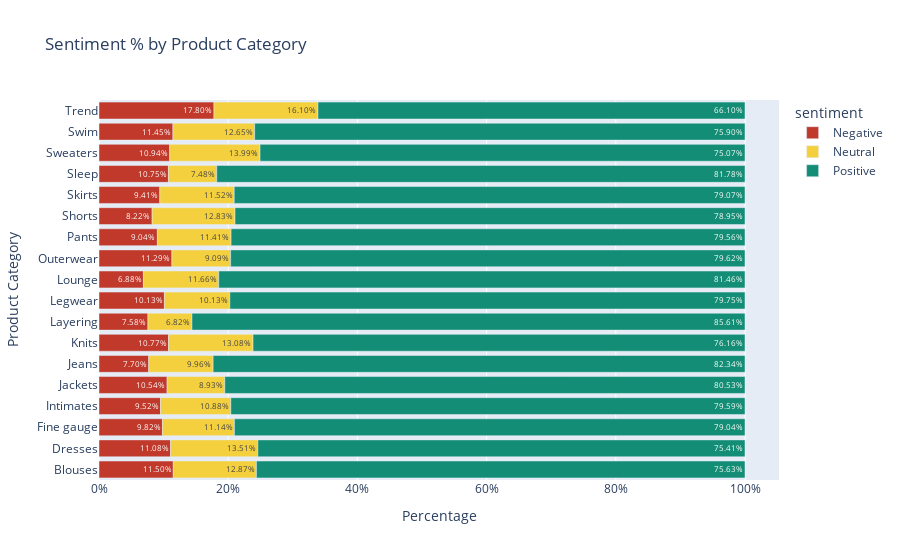

The notebook cell this image was saved under:
### Code cell
pivot_df = df_count_by_category_and_sentiment.pivot(
    index = 'product_category',
    columns = 'sentiment',
    values = 'count_reviews'
)

pivot_df /= pivot_df.sum(axis=1).values.reshape((-1, 1))
pivot_df.reset_index(inplace=True)
pivot_df = pivot_df.melt(
    value_vars = [-1, 0, 1], 
    value_name = 'percentage', 
    id_vars = 'product_category'
)


fig = px.bar(
    data_frame = pivot_df,
    x = 'percentage',
    y = 'product_category',
    color = 'sentiment', 
    orientation = 'h',
    text = 'percentage',
    height = 800, 
    color_discrete_sequence = ['#C0392B', '#F4D03F', '#138D75'],
    labels = {
        'product_category': 'Product Category',
        'percentage': 'Percentage'
    },
    title = 'Sentiment % by Product Category'
)
rename_dict = {
    -1: 'Negative',
    0: 'Neutral',
    1: 'Positive'
}
fig.update_traces(texttemplate = '%{text:.2%}')
fig.update_layout(xaxis_tickformat = '.0%')
fig.for_each_trace(
    lambda t: t.update(
        name = rename_dict[int(t.name)],
        legendgroup = rename_dict[int(t.name)],
        hovertemplate = t.hovertemplate.replace(t.name, rename_dict[int(t.name)])
    )
)

### Figure 1 — Plotly figure (JSON) as saved in the notebook; plotly's stock layout.template omitted (floating-point values rounded to 4 significant figures)
{"data": [{"alignmentgroup": "True", "hovertemplate": "sentiment=Negative<br>Percentage=%{text}<br>Product Category=%{y}<extra></extra>", "legendgroup": "Negative", "marker": {"color": "#C0392B", "pattern": {"shape": ""}}, "name": "Negative", "offsetgroup": "-1", "orientation": "h", "showlegend": true, "text": [0.115, 0.1108, 0.09821, 0.09524, 0.1054, 0.07699, 0.1077, 0.07576, 0.1013, 0.06876, 0.1129, 0.09037, 0.08224, 0.09413, 0.1075, 0.1094, 0.1145, 0.178], "textposition": "auto", "texttemplate": "%{text:.2%}", "type": "bar", "x": [0.115, 0.1108, 0.09821, 0.09524, 0.1054, 0.07699, 0.1077, 0.07576, 0.1013, 0.06876, 0.1129, 0.09037, 0.08224, 0.09413, 0.1075, 0.1094, 0.1145, 0.178], "xaxis": "x", "y": ["Blouses", "Dresses", "Fine gauge", "Intimates", "Jackets", "Jeans", "Knits", "Layering", "Legwear", "Lounge", "Outerwear", "Pants", "Shorts", "Skirts", "Sleep", "Sweaters", "Swim", "Trend"], "yaxis": "y"}, {"alignmentgroup": "True", "hovertemplate": "sentiment=Neutral<br>Percentage=%{text}<br>Product Category=%{y}<extra></extra>", "legendgroup": "Neutral", "marker": {"color": "#F4D03F", "pattern": {"shape": ""}}, "name": "Neutral", "offsetgroup": "0", "orientation": "h", "showlegend": true, "text": [0.1287, 0.1351, 0.1114, 0.1088, 0.08931, 0.09964, 0.1308, 0.06818, 0.1013, 0.1166, 0.09091, 0.1141, 0.1283, 0.1152, 0.07477, 0.1399, 0.1265, 0.161], "textposition": "auto", "texttemplate": "%{text:.2%}", "type": "bar", "x": [0.1287, 0.1351, 0.1114, 0.1088, 0.08931, 0.09964, 0.1308, 0.06818, 0.1013, 0.1166, 0.09091, 0.1141, 0.1283, 0.1152, 0.07477, 0.1399, 0.1265, 0.161], "xaxis": "x", "y": ["Blouses", "Dresses", "Fine gauge", "Intimates", "Jackets", "Jeans", "Knits", "Layering", "Legwear", "Lounge", "Outerwear", "Pants", "Shorts", "Skirts", "Sleep", "Sweaters", "Swim", "Trend"], "yaxis": "y"}, {"alignmentgroup": "True", "hovertemplate": "sentiment=Positive<br>Percentage=%{text}<br>Product Category=%{y}<extra></extra>", "legendgroup": "Positive", "marker": {"color": "#138D75", "pattern": {"shape": ""}}, "name": "Positive", "offsetgroup": "1", "orientation": "h", "showlegend": true, "text": [0.7563, 0.7541, 0.7904, 0.7959, 0.8053, 0.8234, 0.7616, 0.8561, 0.7975, 0.8146, 0.7962, 0.7956, 0.7895, 0.7907, 0.8178, 0.7507, 0.759, 0.661], "textposition": "auto", "texttemplate": "%{text:.2%}", "type": "bar", "x": [0.7563, 0.7541, 0.7904, 0.7959, 0.8053, 0.8234, 0.7616, 0.8561, 0.7975, 0.8146, 0.7962, 0.7956, 0.7895, 0.7907, 0.8178, 0.7507, 0.759, 0.661], "xaxis": "x", "y": ["Blouses", "Dresses", "Fine gauge", "Intimates", "Jackets", "Jeans", "Knits", "Layering", "Legwear", "Lounge", "Outerwear", "Pants", "Shorts", "Skirts", "Sleep", "Sweaters", "Swim", "Trend"], "yaxis": "y"}], "layout": {"autosize": true, "barmode": "relative", "legend": {"title": {"text": "sentiment"}, "tracegroupgap": 0}, "title": {"text": "Sentiment % by Product Category"}, "xaxis": {"anchor": "y", "autorange": true, "domain": [0, 1], "range": [0, 1.053], "tickformat": ".0%", "title": {"text": "Percentage"}, "type": "linear"}, "yaxis": {"anchor": "x", "autorange": true, "domain": [0, 1], "range": [-0.5, 17.5], "title": {"text": "Product Category"}, "type": "category"}}}
